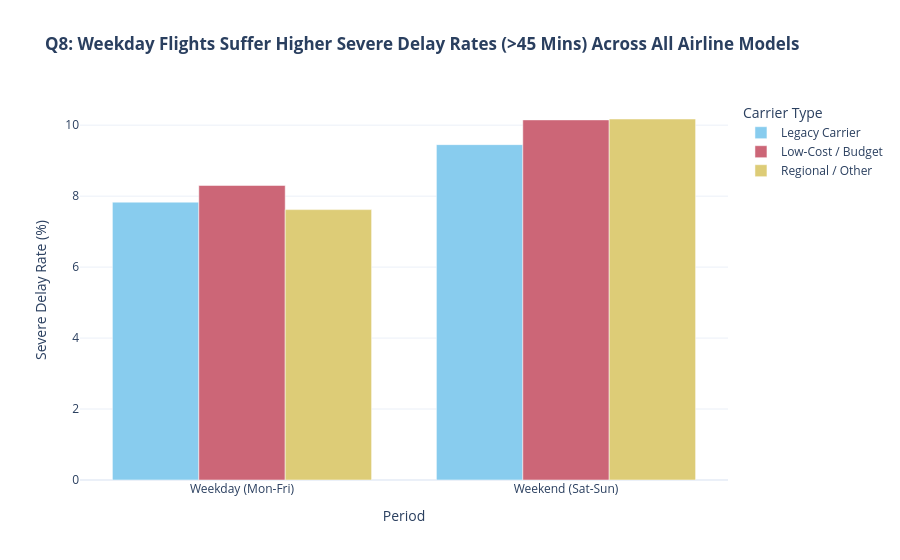

Notebook source saved alongside this figure:
### Code cell
# QUESTION 8: Day-of-Week Patterns
df['IS_WEEKEND'] = df['DAY_OF_WEEK'].isin([6, 7]).map({True: 'Weekend (Sat-Sun)', False: 'Weekday (Mon-Fri)'})
q8_df = df.groupby(['IS_WEEKEND', 'CARRIER_TYPE'])['IS_SEVERE_DELAY'].mean().reset_index()
q8_df['Severe_Pct'] = q8_df['IS_SEVERE_DELAY'] * 100

fig8 = px.bar(
    q8_df, x='IS_WEEKEND', y='Severe_Pct', color='CARRIER_TYPE', barmode='group',
    title="<b>Q8: Weekday Flights Suffer Higher Severe Delay Rates (>45 Mins) Across All Airline Models</b>",
    labels={'IS_WEEKEND': 'Period', 'Severe_Pct': 'Severe Delay Rate (%)', 'CARRIER_TYPE': 'Carrier Type'},
    color_discrete_sequence=px.colors.qualitative.Safe
)
fig8.update_layout(template='plotly_white')
fig8.show()

### Figure 1 — Plotly figure (JSON) as saved in the notebook; plotly's stock layout.template omitted (floating-point values rounded to 4 significant figures)
{"data": [{"alignmentgroup": "True", "hovertemplate": "Carrier Type=Legacy Carrier<br>Period=%{x}<br>Severe Delay Rate (%)=%{y}<extra></extra>", "legendgroup": "Legacy Carrier", "marker": {"color": "rgb(136, 204, 238)", "pattern": {"shape": ""}}, "name": "Legacy Carrier", "offsetgroup": "Legacy Carrier", "orientation": "v", "showlegend": true, "textposition": "auto", "type": "bar", "x": ["Weekday (Mon-Fri)", "Weekend (Sat-Sun)"], "xaxis": "x", "y": [7.831, 9.451], "yaxis": "y"}, {"alignmentgroup": "True", "hovertemplate": "Carrier Type=Low-Cost / Budget<br>Period=%{x}<br>Severe Delay Rate (%)=%{y}<extra></extra>", "legendgroup": "Low-Cost / Budget", "marker": {"color": "rgb(204, 102, 119)", "pattern": {"shape": ""}}, "name": "Low-Cost / Budget", "offsetgroup": "Low-Cost / Budget", "orientation": "v", "showlegend": true, "textposition": "auto", "type": "bar", "x": ["Weekday (Mon-Fri)", "Weekend (Sat-Sun)"], "xaxis": "x", "y": [8.302, 10.15], "yaxis": "y"}, {"alignmentgroup": "True", "hovertemplate": "Carrier Type=Regional / Other<br>Period=%{x}<br>Severe Delay Rate (%)=%{y}<extra></extra>", "legendgroup": "Regional / Other", "marker": {"color": "rgb(221, 204, 119)", "pattern": {"shape": ""}}, "name": "Regional / Other", "offsetgroup": "Regional / Other", "orientation": "v", "showlegend": true, "textposition": "auto", "type": "bar", "x": ["Weekday (Mon-Fri)", "Weekend (Sat-Sun)"], "xaxis": "x", "y": [7.62, 10.17], "yaxis": "y"}], "layout": {"barmode": "group", "legend": {"title": {"text": "Carrier Type"}, "tracegroupgap": 0}, "title": {"text": "<b>Q8: Weekday Flights Suffer Higher Severe Delay Rates (>45 Mins) Across All Airline Models</b>"}, "xaxis": {"anchor": "y", "domain": [0, 1], "title": {"text": "Period"}}, "yaxis": {"anchor": "x", "domain": [0, 1], "title": {"text": "Severe Delay Rate (%)"}}}}
